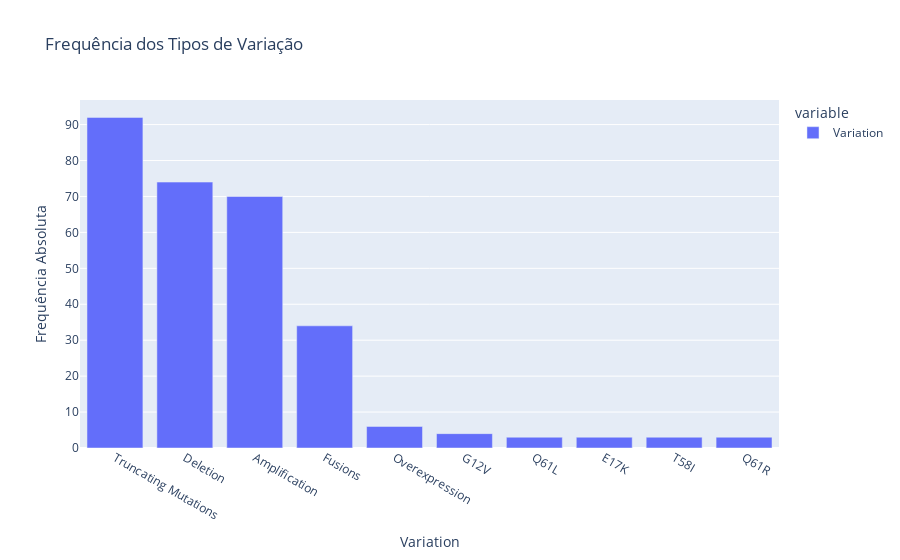

Notebook cell for this chart:
### Code cell
# Frequência Absoluta dos tipos de Variação 10+
x = dfEDA2['Variation'].value_counts().head(10)
fig = px.bar(x, title='Frequência dos Tipos de Variação')
fig.update_xaxes(title_text = 'Variation')
fig.update_yaxes(title_text = 'Frequência Absoluta')

### Figure 1 — Plotly figure (JSON) as saved in the notebook; plotly's stock layout.template omitted (floating-point values rounded to 4 significant figures)
{"data": [{"alignmentgroup": "True", "hovertemplate": "variable=Variation<br>index=%{x}<br>value=%{y}<extra></extra>", "legendgroup": "Variation", "marker": {"color": "#636efa", "pattern": {"shape": ""}}, "name": "Variation", "offsetgroup": "Variation", "orientation": "v", "showlegend": true, "textposition": "auto", "type": "bar", "x": ["Truncating Mutations", "Deletion", "Amplification", "Fusions", "Overexpression", "G12V", "Q61L", "E17K", "T58I", "Q61R"], "xaxis": "x", "y": [92, 74, 70, 34, 6, 4, 3, 3, 3, 3], "yaxis": "y"}], "layout": {"barmode": "relative", "legend": {"title": {"text": "variable"}, "tracegroupgap": 0}, "title": {"text": "Frequência dos Tipos de Variação"}, "xaxis": {"anchor": "y", "domain": [0, 1], "title": {"text": "Variation"}}, "yaxis": {"anchor": "x", "domain": [0, 1], "title": {"text": "Frequência Absoluta"}}}}
